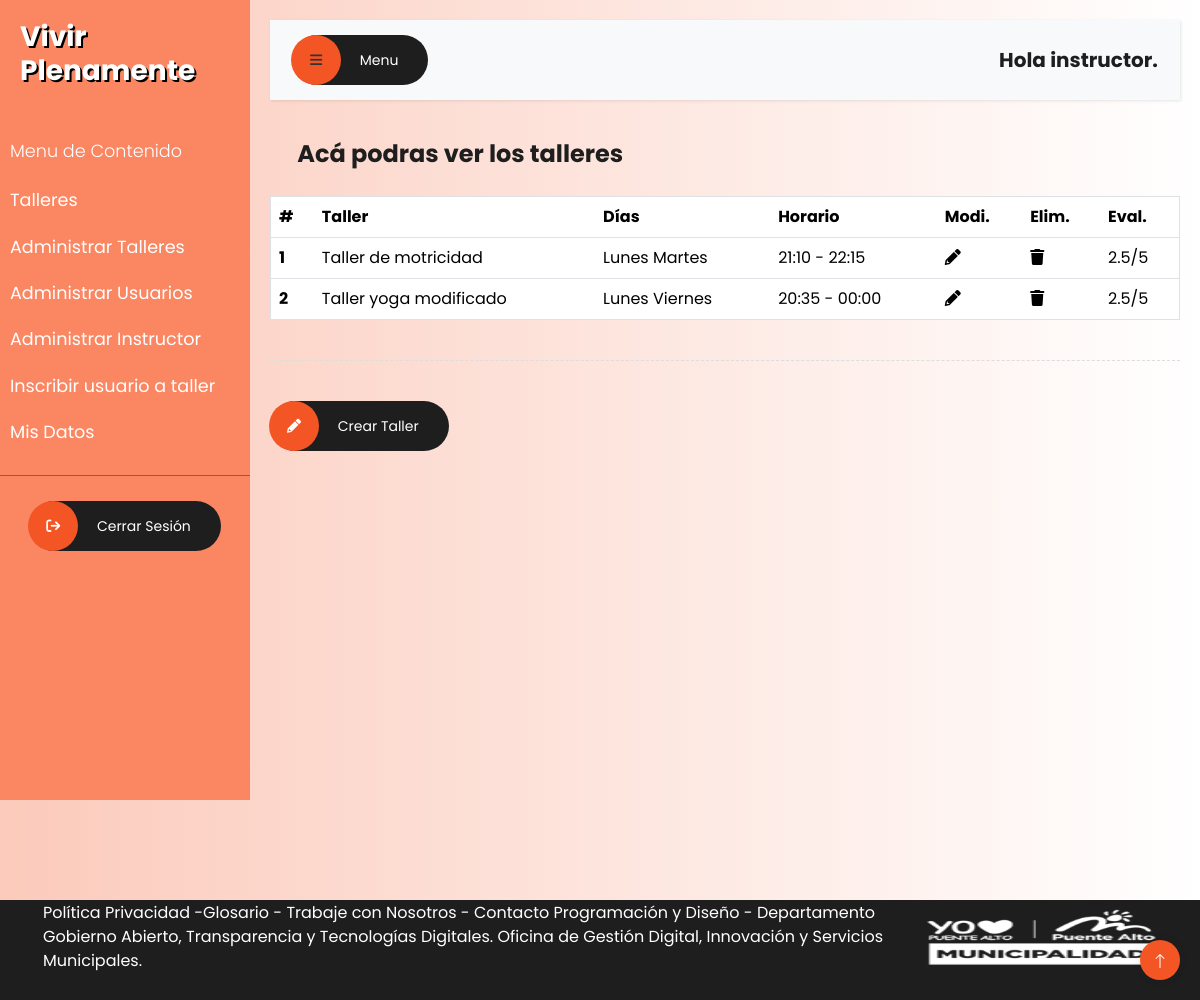
The page /administrarTalleresFuncionario (signed in) on the database as committed earlier.
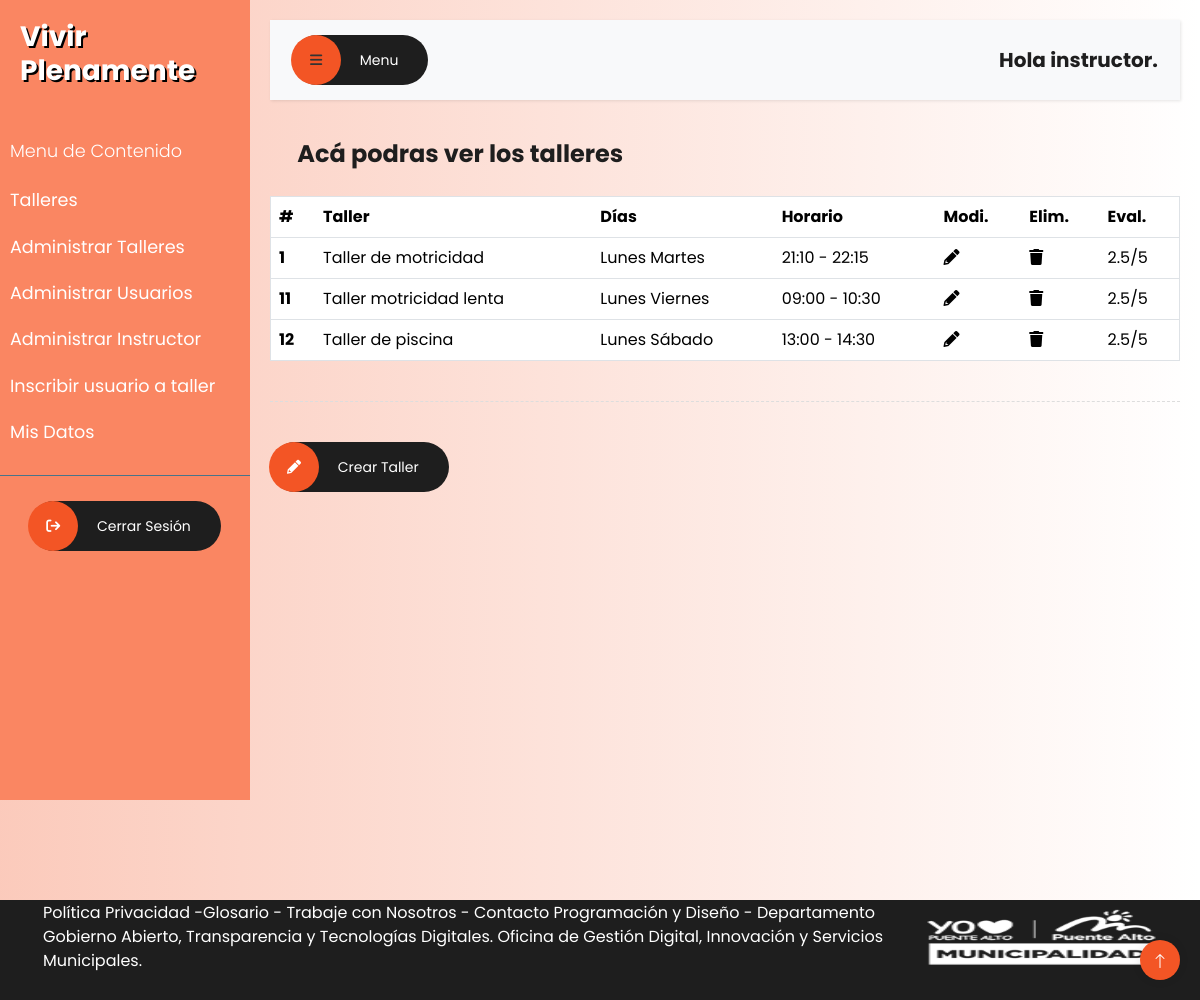
The same page on the database as committed later.
### talleres/models.py (models this page shows, shortened)
class Tallere(models.Model):
    nombre_taller = models.CharField(max_length=255, null=True)
    seccion = models.CharField(max_length=255, null=True)
    lunes = models.BooleanField(default=False, null=True)
    martes = models.BooleanField(default=False, null=True)
    miercoles = models.BooleanField(default=False, null=True)
    jueves = models.BooleanField(default=False, null=True)
    viernes = models.BooleanField(default=False, null=True)
    sabado = models.BooleanField(default=False, null=True)
    horario_inicio = models.TimeField(null=True)
    horario_termino = models.TimeField(null=True)
    instructor = models.ForeignKey(Instructore, on_delete=models.CASCADE, null=True)

### talleres/views.py (the view)
# urls.py: path('administrarTalleresFuncionario', administrarTalleresFuncionario, name='administrarTalleresFuncionario'),
@user_passes_test(es_administrador)
def administrarTalleresFuncionario(request):
    talleres = Tallere.objects.all()
    return render(request,'core/mantenedores/tallerFuncionario/administrarTalleresFuncionario.html', {'talleres': talleres})

### talleres/views.py (called while the page is built)
def es_administrador(user):
    return user.is_authenticated and user.is_staff

### talleres/templates/core/mantenedores/tallerFuncionario/administrarTalleresFuncionario.html (shortened to what the changed rows need)
{% load static %}
<!DOCTYPE html>
<html lang="en">
  <head>
    <link
      href="https://cdn.jsdelivr.net/npm/bootstrap@5.3.2/dist/css/bootstrap.min.css"
      rel="stylesheet"
    />
    <link rel="stylesheet" href="{% static 'assets/css/fontawesome.css'%}" />
    <link
      rel="stylesheet"
      href="{% static 'assets/css/templatemo-villa-agency.css'%}"
    />
    <link rel="stylesheet" href="{% static 'assets/css/owl.css'%}" />
    <link rel="stylesheet" href="{% static 'assets/css/animate.css'%}" />
    <link rel="stylesheet" href="{% static 'assets/css/style.css'%}" />
    <link rel="stylesheet" href="{% static 'assets/css/styleLogueado.css'%}" />
    <link
      rel="stylesheet"
      href="https://unpkg.com/swiper@7/swiper-bundle.min.css"
    />
  </head>
  <body>
    <div class="wrapper">
      <div id="content">
        <table border="1" class="table">
          <thead class="thead-light">
            <tr>
              <th scope="col">#</th>
              <th scope="col">Taller</th>
              <th scope="col">Días</th>
              <th scope="col">Horario</th>
              <th scope="col">Modi.</th>
              <th scope="col">Elim.</th>
              <th scope="col">Eval.</th>
            </tr>
          </thead>
          <tbody>
            {% for tallere in talleres %}
            <tr>
              <th scope="row">{{ tallere.id }}</th>
              <td>{{ tallere.nombre_taller }}</td>
              <td>{% if tallere.lunes %}Lunes {% endif %}
                {% if tallere.martes %}Martes {% endif %}
                {% if tallere.viernes %}Viernes {% endif %}
                {% if tallere.sabado %}Sábado {% endif %}</td>
              <td>{{ tallere.horario_inicio }} - {{ tallere.horario_termino }}</td>
              <td>
                <a href="{% url 'modificarTallerFuncionario' tallere.id %}"><i class="fa fa-pencil" aria-hidden="true"></i></a>
              </td>
              <td>
                <a href="#" onclick="eliminarTaller({{ tallere.id }})"><i class="fa fa-trash" aria-hidden="true"></i></a>
              </td>
              <td>
                <span>2.5/5</span>
            </td>
            </tr>
            {% endfor %}
          </tbody>
        </table>
      </div>
    </div>
  </body>
</html>

Rows that differ between the two databases and show on the page:
removed Tallere: id "2", nombre_taller "Taller yoga modificado", lunes "Lunes", viernes "Viernes", horario_inicio "20:35", horario_termino "00:00"
added Tallere: id "11", nombre_taller "Taller motricidad lenta", lunes "Lunes", viernes "Viernes", horario_inicio "09:00", horario_termino "10:30"
added Tallere: id "12", nombre_taller "Taller de piscina", lunes "Lunes", sabado "Sábado", horario_inicio "13:00", horario_termino "14:30"
